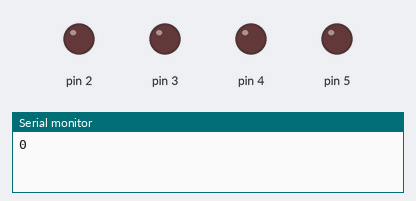
Recording of a sketch running on a simulated Arduino Uno, built with avr-gcc and run on an emulated ATmega328P. Shown: output pins drawn as LEDs (lit = HIGH), the last lines printed to the serial monitor.

Above: at 0.5 s.
At 2.5 s:
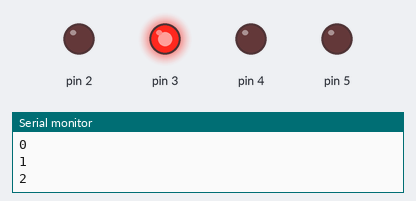
At 4.5 s:
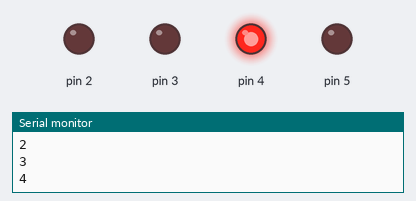
At 9.5 s:
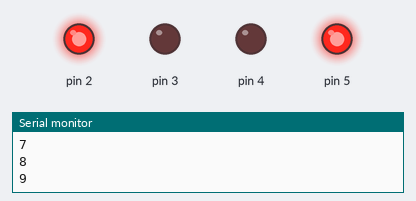
At 14.5 s:
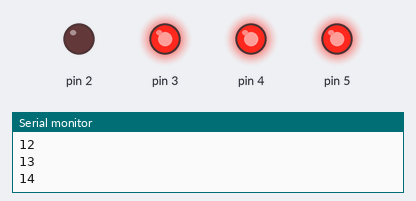
At 19.5 s:
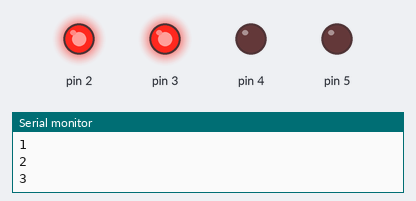
Timing chart, 0 to 20.8 s (numbered marks = the images above):
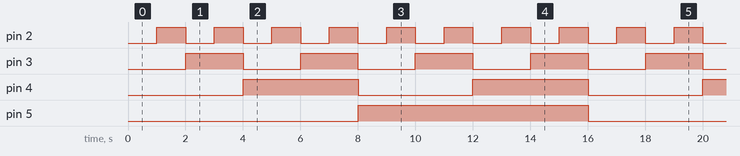

The sketch:

aula08_nivel2.ino
```cpp
// Aula 8 – Nível 2: Contador binário
// Conta de 0 a 15 em binário, um número por segundo
#include <Arduino.h>                                  // funções do Arduino (pinMode, digitalWrite, delay...)
int numero = 0;                                       // contador

void setup() {                                        // roda uma vez, quando a placa liga
  for (int pino = 2; pino <= 5; pino++) pinMode(pino, OUTPUT);   // pinos 2 a 5 como saída
  Serial.begin(9600);                                 // abre o Monitor Serial a 9600 baud
}

void loop() {                                         // repete para sempre
  for (int bit = 0; bit < 4; bit++) {                 // percorre os 4 bits
    digitalWrite(2 + bit, bitRead(numero, bit));      // bit 0 no pino 2, bit 3 no pino 5
  }
  Serial.println(numero);                             // envia numero ao Monitor Serial e quebra a linha
  numero = (numero + 1) % 16;                         // depois de 15 volta para 0
  delay(1000);                                        // espera 1000 ms
}
```

Measured:
- by itself, pin 2: alternates HIGH for 1.0 s and LOW for 1.0 s
- by itself, pin 3: alternates HIGH for 2.0 s and LOW for 2.0 s
- by itself, pin 4: alternates HIGH for 4.0 s and LOW for 4.0 s
- by itself, pin 5: alternates HIGH for 8.0 s and LOW for 8.0 s
